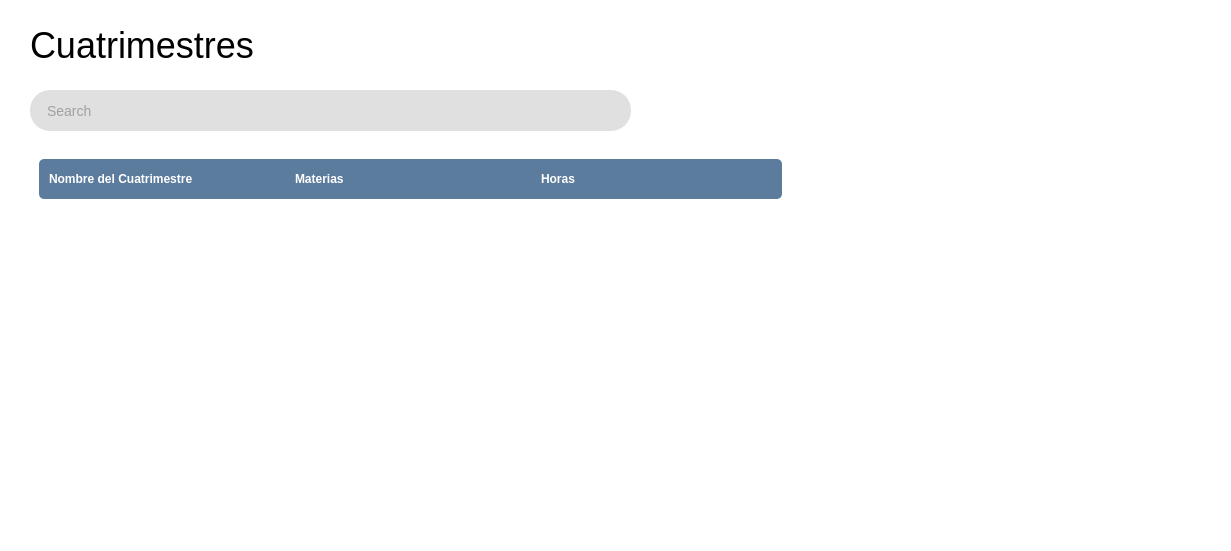
<?xml version="1.0" encoding="UTF-8"?>
<ui version="4.0">
 <class>QuartersWidget</class>
 <widget class="QWidget" name="QuartersWidget">
  <property name="geometry">
   <rect>
    <x>0</x>
    <y>0</y>
    <width>1231</width>
    <height>551</height>
   </rect>
  </property>
  <property name="windowTitle">
   <string>Form</string>
  </property>
  <property name="styleSheet">
   <string notr="true">background-color: white;</string>
  </property>
  <widget class="QLabel" name="titleLabel">
   <property name="geometry">
    <rect>
     <x>30</x>
     <y>20</y>
     <width>301</width>
     <height>51</height>
    </rect>
   </property>
   <property name="styleSheet">
    <string notr="true">font-size: 36px;
color: black;</string>
   </property>
   <property name="text">
    <string>Cuatrimestres</string>
   </property>
  </widget>
  <widget class="QLineEdit" name="searchLineEdit">
   <property name="geometry">
    <rect>
     <x>30</x>
     <y>90</y>
     <width>601</width>
     <height>41</height>
    </rect>
   </property>
   <property name="styleSheet">
    <string notr="true">background-color: #e0e0e0;
border-radius: 20px;
padding-left: 15px;
font-size: 14px;
color: #606060;</string>
   </property>
   <property name="placeholderText">
    <string>Search</string>
   </property>
  </widget>
  <widget class="QScrollArea" name="scrollArea">
   <property name="geometry">
    <rect>
     <x>30</x>
     <y>150</y>
     <width>761</width>
     <height>381</height>
    </rect>
   </property>
   <property name="styleSheet">
    <string notr="true">border: none;
background-color: transparent;</string>
   </property>
   <property name="widgetResizable">
    <bool>true</bool>
   </property>
   <widget class="QWidget" name="scrollAreaWidgetContents">
    <property name="geometry">
     <rect>
      <x>0</x>
      <y>0</y>
      <width>761</width>
      <height>381</height>
     </rect>
    </property>
    <layout class="QVBoxLayout" name="verticalLayout">
     <item>
      <widget class="QFrame" name="itemFrame">
       <property name="minimumSize">
        <size>
         <width>0</width>
         <height>40</height>
        </size>
       </property>
       <property name="styleSheet">
        <string notr="true">background-color: #5c7c9e;
border-radius: 5px;</string>
       </property>
       <layout class="QHBoxLayout" name="horizontalLayout">
        <property name="leftMargin">
         <number>10</number>
        </property>
        <property name="topMargin">
         <number>0</number>
        </property>
        <property name="rightMargin">
         <number>10</number>
        </property>
        <property name="bottomMargin">
         <number>0</number>
        </property>
        <item>
         <widget class="QLabel" name="quarterNameLabel">
          <property name="styleSheet">
           <string notr="true">color: white; font-weight: bold;</string>
          </property>
          <property name="text">
           <string>Nombre del Cuatrimestre</string>
          </property>
         </widget>
        </item>
        <item>
         <widget class="Line" name="line1">
          <property name="orientation">
           <enum>Qt::Orientation::Vertical</enum>
          </property>
         </widget>
        </item>
        <item>
         <widget class="QLabel" name="subjectsCountLabel">
          <property name="styleSheet">
           <string notr="true">color: white; font-weight: bold;</string>
          </property>
          <property name="text">
           <string>Materias</string>
          </property>
         </widget>
        </item>
        <item>
         <widget class="Line" name="line2">
          <property name="orientation">
           <enum>Qt::Orientation::Vertical</enum>
          </property>
         </widget>
        </item>
        <item>
         <widget class="QLabel" name="hoursCountLabel">
          <property name="styleSheet">
           <string notr="true">color: white; font-weight: bold;</string>
          </property>
          <property name="text">
           <string>Horas</string>
          </property>
         </widget>
        </item>
       </layout>
      </widget>
     </item>
     <item>
      <spacer name="verticalSpacer">
       <property name="orientation">
        <enum>Qt::Orientation::Vertical</enum>
       </property>
       <property name="sizeHint" stdset="0">
        <size>
         <width>20</width>
         <height>40</height>
        </size>
       </property>
      </spacer>
     </item>
    </layout>
   </widget>
  </widget>
 </widget>
 <resources/>
 <connections/>
</ui>
